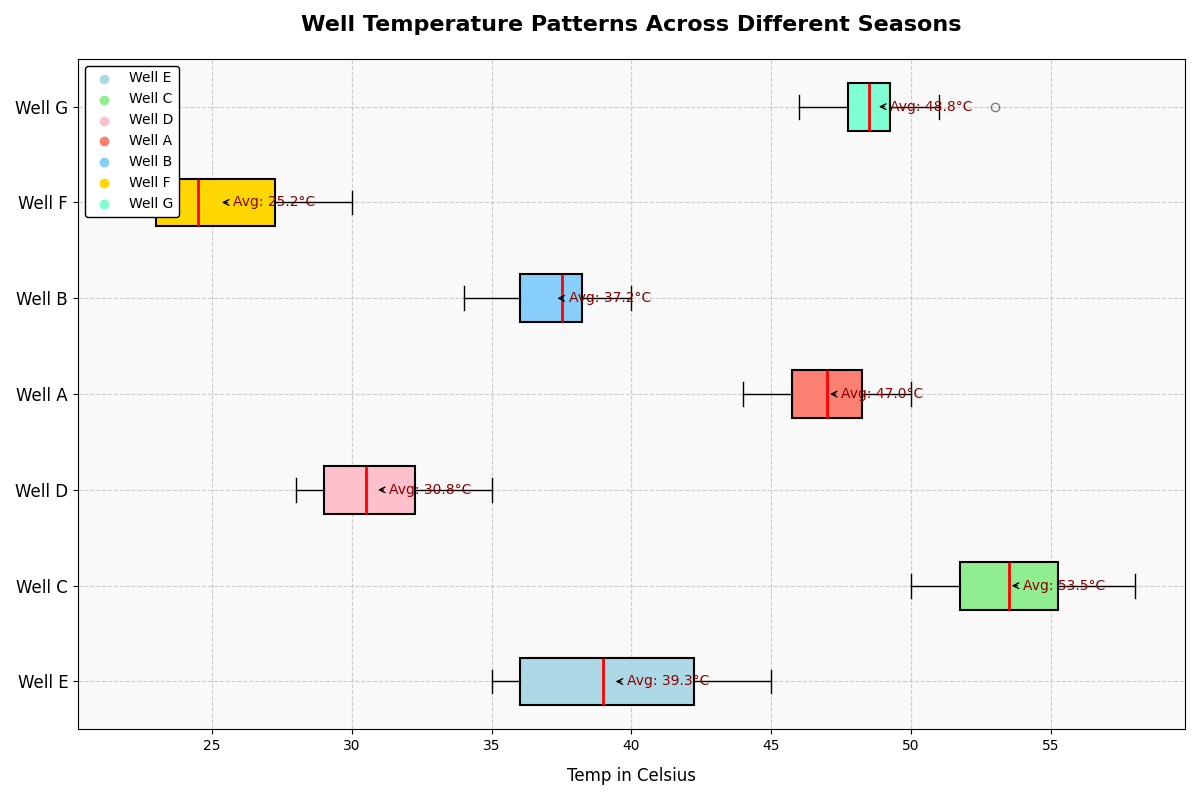

Generate this figure with Python:
import matplotlib.pyplot as plt
import numpy as np

well_temps = [
    [35, 36, 38, 40, 42, 45, 43, 41, 44, 37, 36, 35],  # Well A
    [50, 52, 54, 56, 55, 57, 58, 54, 53, 51, 52, 50],  # Well B
    [28, 30, 29, 31, 33, 35, 34, 32, 31, 30, 29, 28],  # Well C
    [45, 46, 47, 48, 49, 50, 49, 48, 47, 46, 45, 44],  # Well D
    [39, 38, 37, 36, 35, 34, 36, 38, 40, 39, 38, 37],  # Well E
    [22, 24, 23, 25, 27, 29, 30, 28, 26, 24, 23, 22],  # Well F
    [48, 49, 47, 46, 50, 53, 51, 49, 48, 47, 48, 49]   # Well G
]

wells = ['Well E', 'Well C', 'Well D', 'Well A', 'Well B', 'Well F', 'Well G']

fig, ax = plt.subplots(figsize=(12, 8))

bp = ax.boxplot(well_temps, patch_artist=True, notch=False, vert=False,
                boxprops=dict(color='black', linewidth=1.5),
                medianprops=dict(color='red', linewidth=2),
                whiskerprops=dict(color='black'),
                capprops=dict(color='black'),
                flierprops=dict(marker='o', color='blue', alpha=0.5))

colors = ['#ADD8E6', '#90EE90', '#FFC0CB', '#FA8072', '#87CEFA', '#FFD700', '#7FFFD4']
for patch, color in zip(bp['boxes'], colors):
    patch.set_facecolor(color)

for i, temps in enumerate(well_temps):
    mean = np.mean(temps)
    ax.annotate(f'Avg: {mean:.1f}°C', xy=(mean, i+1), xytext=(mean + 0.5, i+1),
                textcoords='data', arrowprops=dict(facecolor='black', arrowstyle='->'),
                fontsize=10, ha='left', va='center', color='darkred')

ax.set_title("Well Temperature Patterns Across Different Seasons", fontsize=16, fontweight='bold', pad=20)
ax.set_xlabel("Temp in Celsius", fontsize=12, labelpad=10)
ax.set_yticklabels(wells, fontsize=12)

ax.grid(True, linestyle='--', alpha=0.6)
ax.set_facecolor('#f9f9f9')

for i, color in enumerate(colors):
    ax.scatter([], [], color=color, label=wells[i])
ax.legend(loc='upper left', fontsize=10, frameon=True, framealpha=1, edgecolor='black')

plt.tight_layout()
plt.show()
